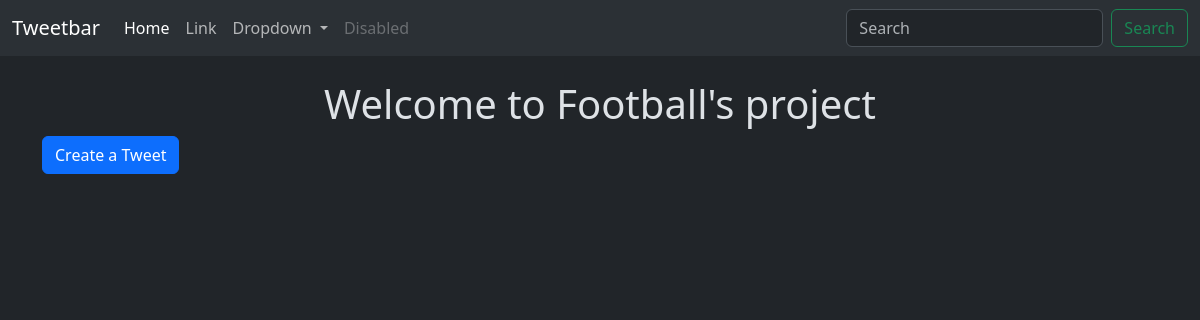
The app's page /tweet/, older data.
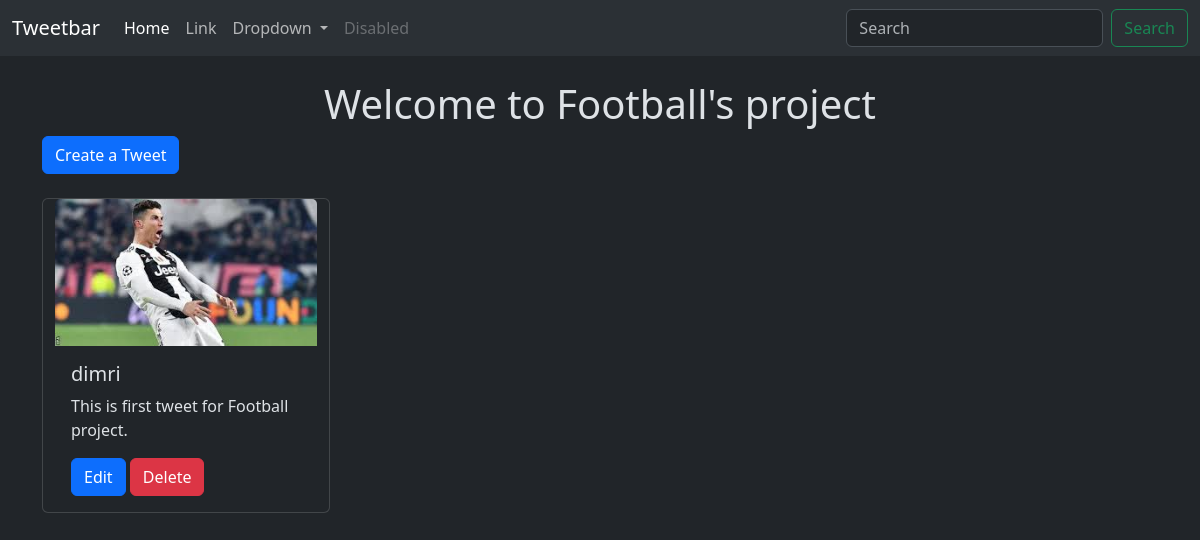
The same page, newer data.
### tweet/models.py (models this page shows, shortened)
class Tweet(models.Model):
    user = models.ForeignKey(User , on_delete=models.CASCADE)
    text = models.TextField(max_length=240)
    photo = models.ImageField(upload_to='photos/', blank=True, null=True)
    created_at = models.DateTimeField(auto_now_add=True)
    updated_at = models.DateTimeField(auto_now=True)

### tweet/views.py (the view)
# urls.py: path('', views.tweet_list, name='tweet_list'),
def tweet_list(request):
    tweets = Tweet.objects.all().order_by('-created_at')
    return render(request, 'tweet_list.html', {'tweets': tweets})

### tweet/templates/tweet_list.html (shortened to what this page needs)
{% extends "layout.html" %}
{% block content %}
<h1 class="text-center mt-4">Welcome to Football's project</h1>
<a class="btn btn-primary mb-4" href="{% url 'tweet_create' %}">Create a Tweet</a>
<div class="container row gap-3">
    {% for tweet in tweets %}
    <div class="card" style="width: 18rem;">
        <img src="{{tweet.photo.url}}" class="card-img-top" alt="...">
        <div class="card-body">
          <h5 class="card-title">{{tweet.user.username}}</h5>
          <p class="card-text">{{tweet.text}}</p>
          <a href="{% url 'tweet_edit' tweet.id %}" class="btn btn-primary">Edit</a>
          <a href="{% url 'tweet_delete' tweet.id %}" class="btn btn-danger">Delete</a>
        </div>
    </div>
    {% endfor %}
</div>
{% endblock %}

### templates/layout.html (shortened to what this page needs)
{% load static %}
<!DOCTYPE html>
<html lang="en" data-bs-theme="dark">
<head>
    <link href="https://cdn.jsdelivr.net/npm/bootstrap@5.3.3/dist/css/bootstrap.min.css" rel="stylesheet">
</head>
<body>
    <nav class="navbar navbar-expand-lg bg-body-tertiary">
        <div class="container-fluid">
          <a class="navbar-brand" href="#">Tweetbar</a>
          <div class="collapse navbar-collapse" id="navbarSupportedContent">
            <ul class="navbar-nav me-auto mb-2 mb-lg-0">
              <li class="nav-item">
                <a class="nav-link active" aria-current="page" href="#">Home</a>
              </li>
              <li class="nav-item">
                <a class="nav-link" href="#">Link</a>
              </li>
              <li class="nav-item dropdown">
                <a class="nav-link dropdown-toggle" href="#" role="button" data-bs-toggle="dropdown" aria-expanded="false">
                  Dropdown
                </a>
              </li>
              <li class="nav-item">
                <a class="nav-link disabled" aria-disabled="true">Disabled</a>
              </li>
            </ul>
            <form class="d-flex" role="search">
              <input class="form-control me-2" type="search" placeholder="Search" aria-label="Search">
              <button class="btn btn-outline-success" type="submit">Search</button>
            </form>
          </div>
        </div>
    </nav>
    <div class="container">
        {% block content %}{% endblock %}
    </div>
</body>
</html>

Row changes from the older to the newer data that the page shows:
added Tweet: photo (picture), user.username "dimri", text "This is first tweet for Football project."
